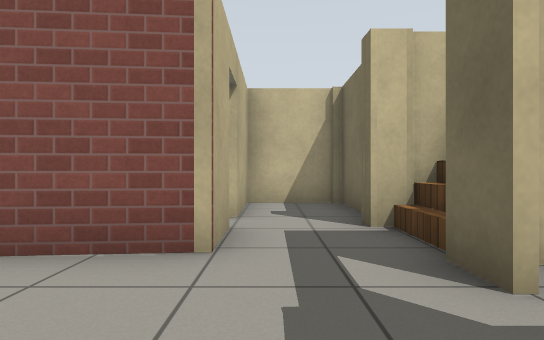
view 1 (above)

16 first-person views from a walk through a world built for the Gazebo simulator. The camera is 0.72 m above the floor, looks level and sees 80° across. The floor is counted in squares, 1 m on a side. Each view is taken from the middle of a square. On the plan, view 1 faces up. The plan holds only what a view shows up to about 10 squares ahead; the rest is blank. The place goes on beyond the plan. Gazebo's built-in surfaces are drawn with simple patterns.

view 2
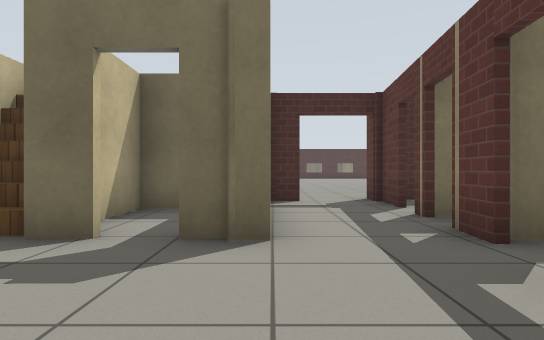

view 3
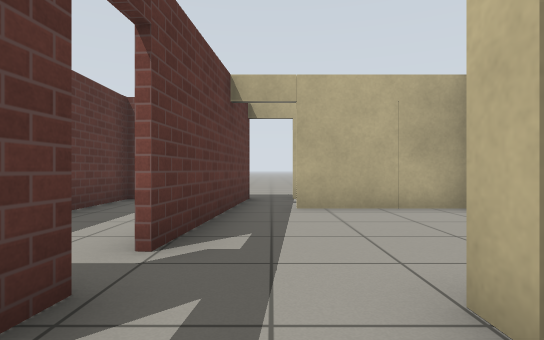

view 4
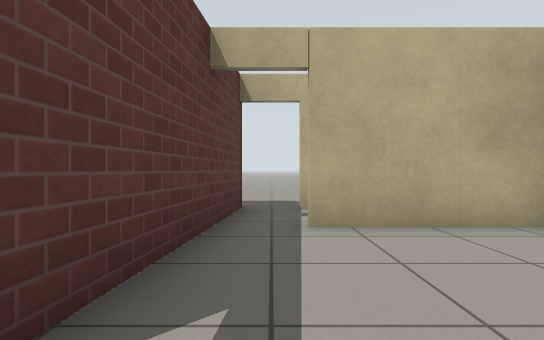

view 5
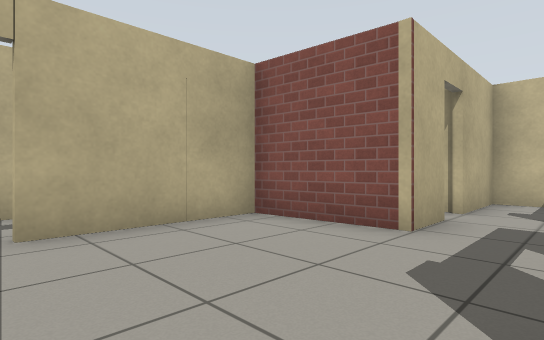

view 6
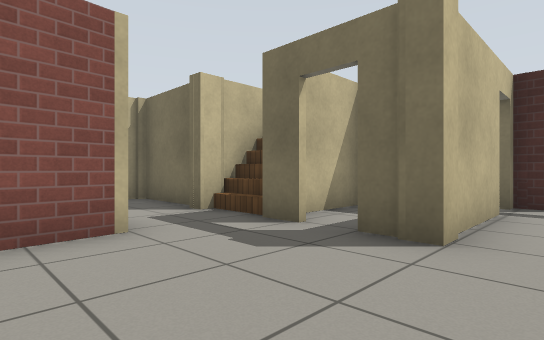

view 7
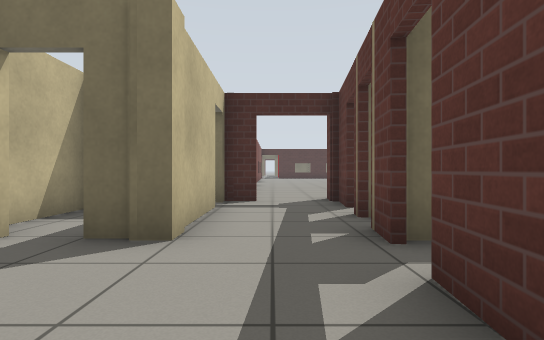

view 8
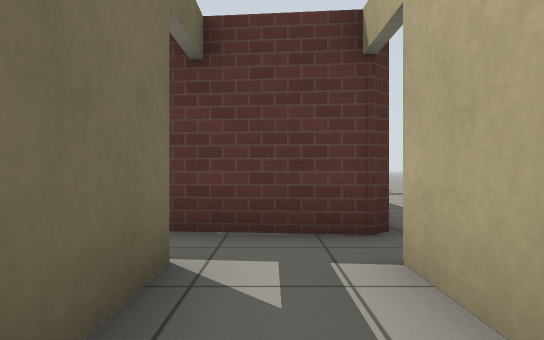

view 9
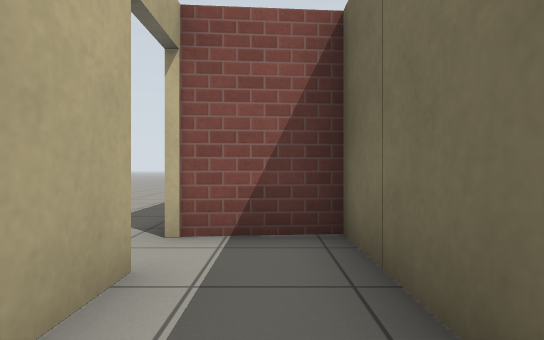

view 10
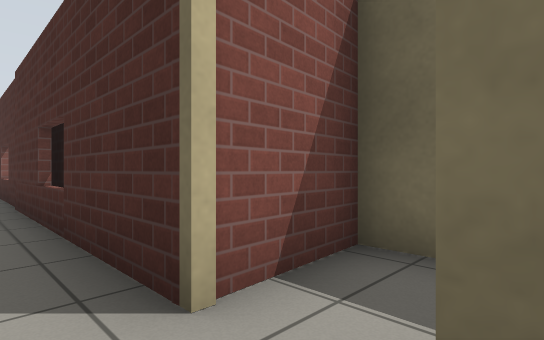

view 11
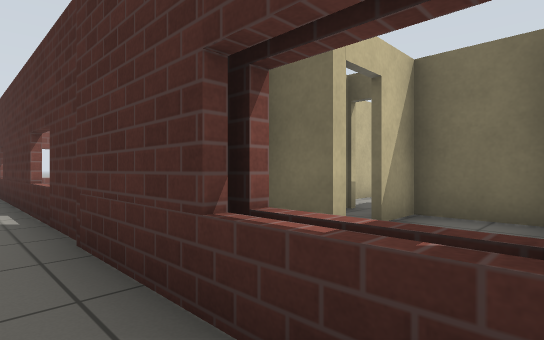

view 12
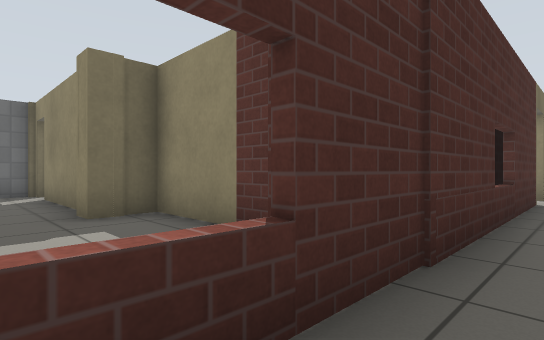

view 13
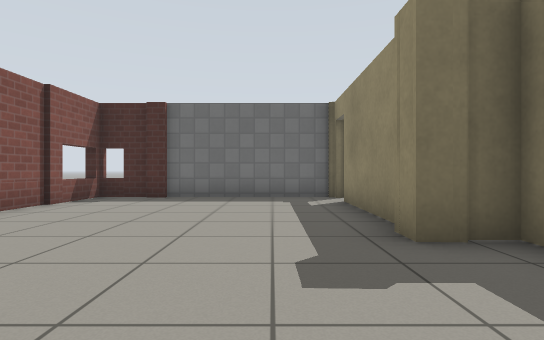

view 14
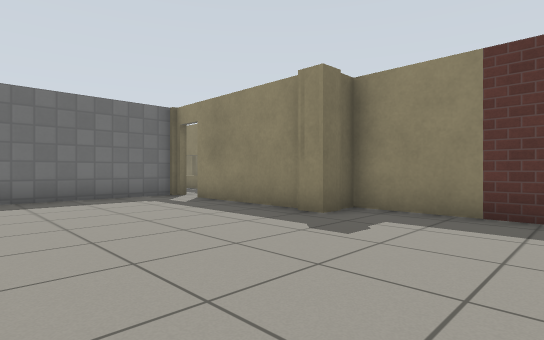

view 15
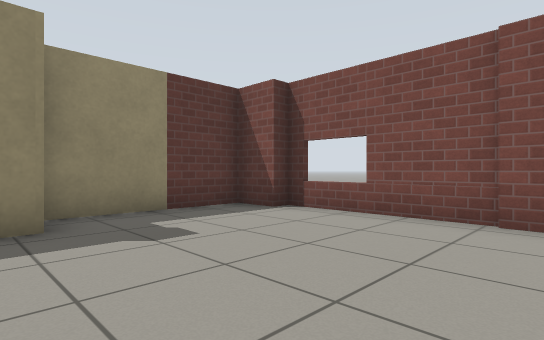

view 16
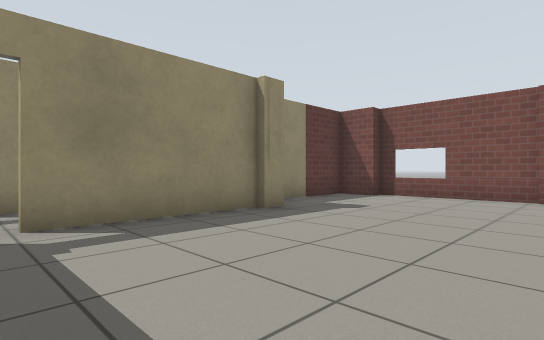

### Floor plan
Points are (right, up) in squares from view 1. A wall is a line through its corners. A room is listed if a view was taken in it or the views show most of it. See-through windows are left out.
Room 1 (views 1, 2, 3, 4, 5, 6, 7)
walls: (1, -2.1) (2, -2.2); (1.4, 1.9) (1.4, 2.6); (-0.5, 2.8) (-3, 2.6) (-3, -0.6); (-3.2, -1.8) (0.2, -2.1); (2.9, -2.3) (3.4, -2.4); (4.4, 0) (1.4, 0) (1.4, 1); (4.1, -2.4) (5.5, -2.5); (5.5, -0.7) (5.5, 0.1)
ways out: open door at (-3, -1) to room 2; opening at (0, 3) to room 5; open door at (1.3, 1.3); open door at (3.7, -1.6)
Room 2 (views 8, 9)
walls: (-5, 1.4) (-5, -0.5); (-3.2, -0.6) (-3.2, 2.6) (-5.1, 2.5); (-5.1, -1.6) (-3.2, -1.8)
ways out: open door at (-3, -1) to room 1; open door at (-5, -1) to room 3; open door at (-5, 2) to room 3
Room 3 (views 10, 11, 12)
walls: (-5.1, 2.5) (-5.1, 14.5); (-4.8, 4) (-4.8, 4.7); (-4.8, 5) (-4.8, 7.1); (-5.4, -1.8) (-5.1, -1.6)
ways out: open door at (-5, -1) to room 2; open door at (-5, 2) to room 2
Room 4 (views 13, 14, 15, 16)
walls: (-0.3, 9.4) (3.5, 9.4); (-0.7, 8.1) (-0.7, 9.6) (-0.2, 9.6); (-4.5, 9.5) (-4.5, 8.5) (-0.6, 8.5); (-4.9, 13.6) (-5, 9.5); (4.6, 9.3) (4.6, 14.6)
ways out: open door at (4, 9)
Room 5 (no view inside)
walls: (-0.5, 4) (-0.5, 2.8); (1.4, 4.9) (1.4, 7.1) (-1.9, 7.1); (1.4, 4.1) (1.4, 4.5); (-0.5, 7.1) (-0.5, 4.9)
ways out: opening at (0, 3) to room 1; open door at (-1, 4.5)

Positions as (right, up) in squares from view 1, and headings:
1: (0, 0), facing up
2: (-2, 0), facing right
3: (3, -1), facing left
4: (1, -1), facing left
5: (1, -1), facing up-left
6: (-2, -1), facing up-right
7: (-2, -1), facing right
8: (-4, 2), facing down
9: (-4, -1), facing up
10: (-6, 1), facing up-right
11: (-6, 5), facing up-right
12: (-6, 11), facing down-right
13: (-4, 11), facing right
14: (-4, 14), facing down-right
15: (0, 14), facing down-left
16: (4, 14), facing down-left
